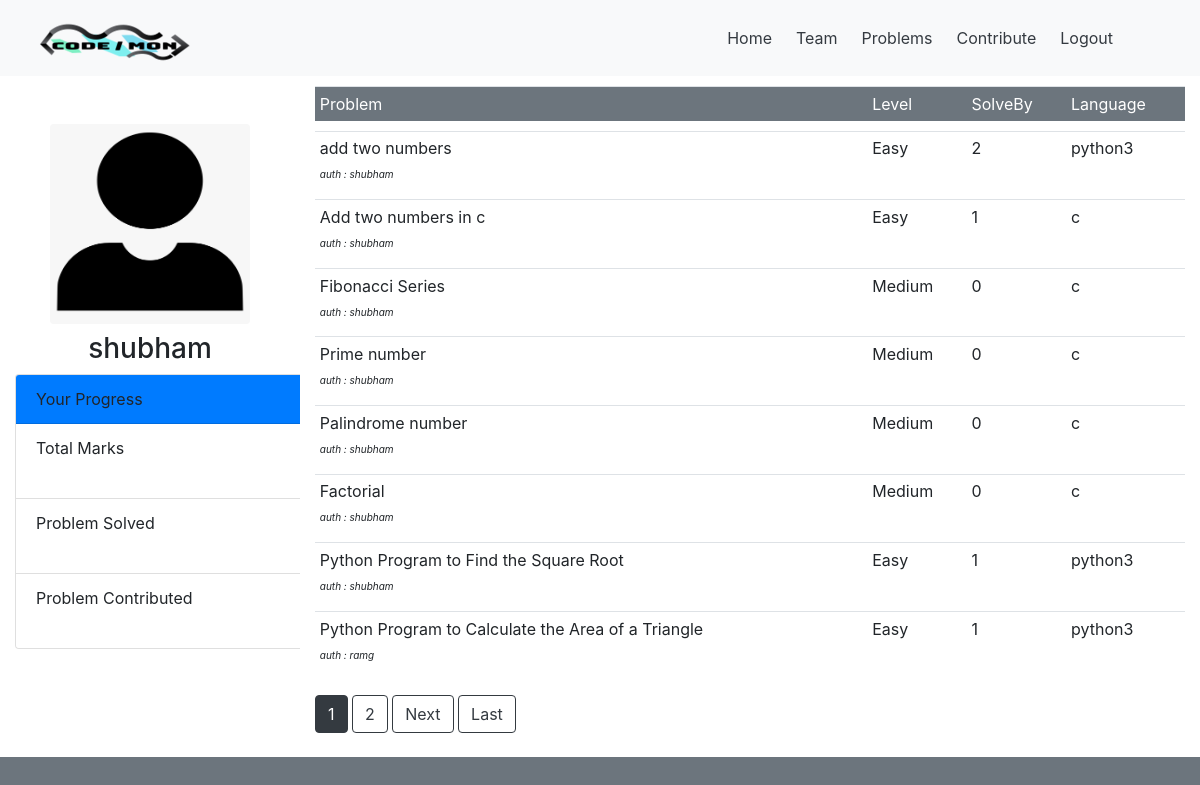
The page /Question (signed in) on the database its author committed.
### Code_sh/models.py (models this page shows, shortened)
class Problems(models.Model):
    Problem_Name = models.CharField(max_length=50,unique=True)
    Problem_Description=models.TextField()
    Problem_Tags =models.TextField()
    Problem = models.TextField()
    Problem_Setter = models.CharField(max_length=50)
    Total_submission = models.IntegerField(default=0)
    Total_Accepted = models.IntegerField(default=0)
    Problem_level = models.CharField(max_length=8)
    Language = models.CharField(max_length=15)

### Code_sh/views.py (the view)
# urls.py: re_path(r'Question$', views.Questions,name="Question"),
def Questions(request):
     Questions = Problems.objects.all()
     Ans=Solved.objects.filter(user_name = request.user.username).aggregate(total = Sum('Number'),que = Count('user_name'))
     cont = Problems.objects.filter(Problem_Setter = request.user.username).aggregate(con = Count('Problem_Setter'))
     paginator = Paginator(Questions, 8)
     page_number = request.GET.get('page')
     page_obj = paginator.get_page(page_number)
     return render(request,'Code_sh/Question.html',{'Questions':page_obj,'User':request.user.username,'Total':Ans['total'],'Que':Ans['que'],'Contribute':cont['con']})

### Code_sh/templates/Code_sh/Question.html (shortened to what this page needs)
<!DOCTYPE html>
{% extends "Code_sh/Base.html" %}
{% block content %}
 {% load static %}
 <div class="container-fluid">
  <div class="row">
    <div class="col-sm-3 bg-white" style="padding-bottom: 100px">
        <img src="{% static 'Code_sh/human.png' %}" width="200" height="200"  class="rounded mx-auto d-block mt-5" >
        <h3 align="center" class="mt-2"> {{User}} </h3>
       <div class="card" style="width: 24rem;">
  <div class="card-header bg-primary" >
    Your Progress
  </div>
  <ul class="list-group list-group-flush">
    <li class="list-group-item " >Total Marks<h5 style="font-size:15px" align="right" >{{Total}}</h5></li>
    <li class="list-group-item">Problem Solved<h5 style="font-size:15px" align="right" >{{Que}}</h5></li>
    <li class="list-group-item">Problem Contributed<h5 style="font-size:15px" align="right">{{Contribute}}</h5></li>
  </ul>
</div>
       </div>
    <div class="col-sm-9  bg-white" >
     <table class="table table-sm">
      <thead class="bg-secondary text-white">
      	<tr >
      		<td>Problem</td>
      		 <td>Level</td>
      		 <td>SolveBy</td>
      		  <td>Language</td>
      	</tr>
      </thead>
      <tbody>
      {% for Question in Questions %}
      {% with '/Problems/'|add:Question.Problem_Name as result %}
      	<tr style="cursor: pointer; border-radius: 20px; border-color: red;" onclick="location.href= '{{result}}'" id="trr" >
       <td style=" font-size: 16px;">{{Question.Problem_Name}} <br> <span style="font-style: oblique; font-size: 10px;"> auth : {{Question.Problem_Setter}}</span></td>
       <td style=" font-size: 16px;">{{Question.Problem_level}} </td>
       <td style=" font-size: 16px;"> {{Question.Total_Accepted}}</td>
       <td style="font-size: 16px;">{{Question.Language}} </td>
      </tr>
      {% endwith %}
      {%endfor%}
       </tbody>
      </table>
      {% for num in Questions.paginator.page_range %}
        {% if Questions.number == num %}
          <a class="btn btn-dark mb-4" href="?page={{ num }}">{{ num }}</a>
        {% elif num > Questions.number|add:'-3' and num < Questions.number|add:'3' %}
          <a class="btn btn-outline-dark mb-4" href="?page={{ num }}">{{ num }}</a>
        {% endif %}
      {% endfor %}
      {% if Questions.has_next %}
        <a class="btn btn-outline-dark mb-4" href="?page={{ Questions.next_page_number }}">Next</a>
        <a class="btn btn-outline-dark mb-4" href="?page={{ Questions.paginator.num_pages }}">Last</a>
      {% endif %}
     </div>
  </div>
</div>
 {% endblock content%}

### Code_sh/templates/Code_sh/Base.html (style rules this page uses)
.table { border-collapse: separate; border-spacing:0 10px; }

### rows shown on the page
Problems: Problem_Name "add two numbers", Problem_Setter "shubham", Problem_level "Easy", Total_Accepted "2", Language "python3"
Problems: Problem_Name "Add two numbers in c", Problem_Setter "shubham", Problem_level "Easy", Total_Accepted "1", Language "c"
Problems: Problem_Name "Fibonacci Series", Problem_Setter "shubham", Problem_level "Medium", Total_Accepted "0", Language "c"
Problems: Problem_Name "Prime number", Problem_Setter "shubham", Problem_level "Medium", Total_Accepted "0", Language "c"
Problems: Problem_Name "Palindrome number", Problem_Setter "shubham", Problem_level "Medium", Total_Accepted "0", Language "c"
Problems: Problem_Name "Factorial", Problem_Setter "shubham", Problem_level "Medium", Total_Accepted "0", Language "c"
Problems: Problem_Name "Python Program to Find the Square Root", Problem_Setter "shubham", Problem_level "Easy", Total_Accepted "1", Language "python3"
Problems: Problem_Name "Python Program to Calculate the Area of a Triangle", Problem_Setter "ramg", Problem_level "Easy", Total_Accepted "1", Language "python3"

### other values the page prints
{{ User }} "shubham"
{{ num }} "1"
{{ num }} "2"
